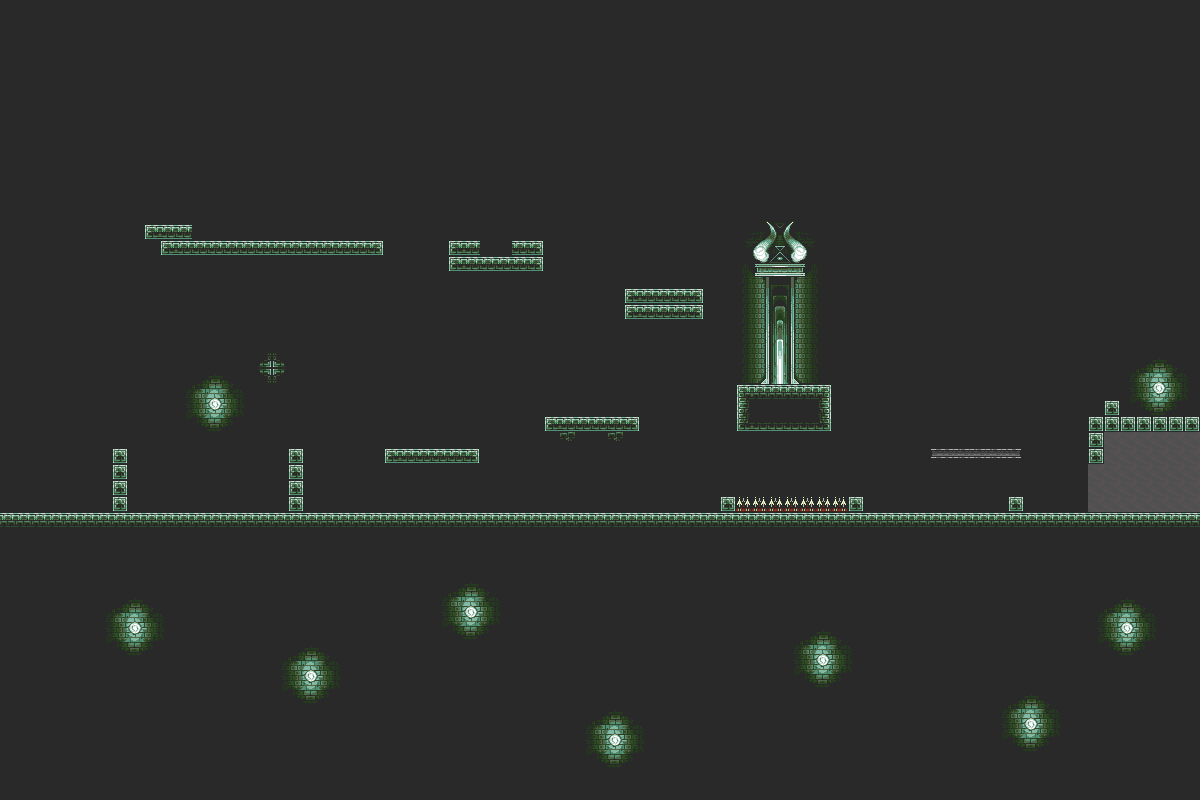

Below is a game level as drawn by its tile map, then a one-line description and the .tmx that defines it (tile-layer data replaced by summaries):
An orthogonal 75x50 tile map with 16x16 px tiles, 2 tile layers (Background, Ground), 2 tilesets and 1 object.

<map version="1.0" orientation="orthogonal" renderorder="right-down" width="75" height="50" tilewidth="16" tileheight="16">
 <tileset firstgid="1" name="twilight-tiles" tilewidth="16" tileheight="16">
  <image source="twilight-tiles.png" width="256" height="256" />
 </tileset>
 <tileset firstgid="257" name="parallaxBG-interior1" tilewidth="16" tileheight="16">
  <image source="parallaxBG-interior1.png" width="256" height="256" />
 </tileset>
 <layer name="Background" width="75" height="50">
  <data>[3750 cells, 3750 non-empty, 93 distinct tile ids]</data>
 </layer>
 <layer name="Ground" width="75" height="50">
  <data>[3750 cells, 172 non-empty, 17 distinct tile ids]</data>
 </layer>
 <objectgroup name="Object Layer 1">
  <object x="0" y="512" width="1216" height="16" />
 </objectgroup>
</map>
